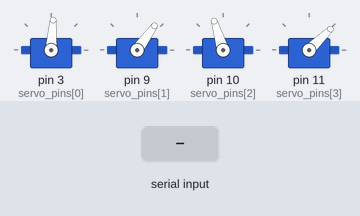
This sketch was run on a simulated Arduino Uno, built with avr-gcc and run on an emulated ATmega328P. Shown: 4 × servo. The test bench sets the inputs (shaded band). What the sketch prints to the serial monitor is not drawn.

Above: at 1.2 s.
1.3 s: "1 90\n" received over Serial
At 1.84 s:
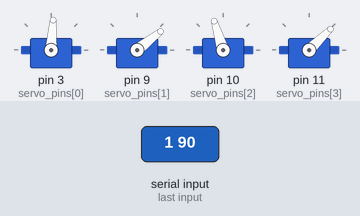
At 4.0 s:
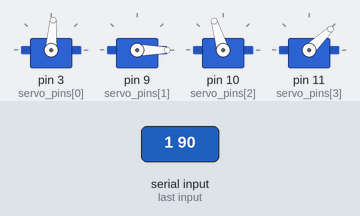
4.3 s: "90 45\n" received over Serial
Timing chart, 0 to 7.3 s (numbered marks = the images above; inputs shaded):
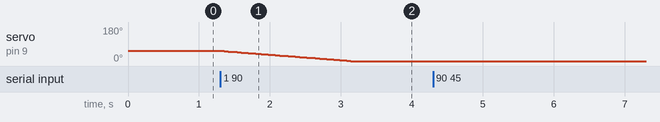

The sketch:

Tkinter_interface_arduino_code.ino
```cpp
#include <Servo.h>

// Define the servos
Servo body;
Servo shoulder;
Servo elbow;
Servo gripper;

// Servo pins
const int servo_pins[] = {3, 9, 10, 11}; // Pins for body, shoulder, elbow, and gripper
int curr_pos[] = {1430, 1100, 1650, 1000};  // Initial positions

// Initialize variables for serial input
String inputString = "";
bool stringComplete = false;

void setup() {
  // Initialize the serial communication
  Serial.begin(9600);

  // Attach servos
  body.attach(servo_pins[0]);
  shoulder.attach(servo_pins[1]);
  elbow.attach(servo_pins[2]);
  gripper.attach(servo_pins[3]);

  // Set initial positions
  body.writeMicroseconds(curr_pos[0]);
  shoulder.writeMicroseconds(curr_pos[1]);
  elbow.writeMicroseconds(curr_pos[2]);
  gripper.writeMicroseconds(curr_pos[3]);

  // Clear the input string
  inputString.reserve(200);
}

// Function to move the body servo incrementally
void servo_body(int new_pos) {
  int diff, steps, now, CurrPwm, NewPwm, delta = 6;
  now = curr_pos[0];
  CurrPwm = now;
  NewPwm = new_pos;

  // Determine the direction of movement
  diff = (NewPwm - CurrPwm) / abs(NewPwm - CurrPwm); // +1 if NewPwm > CurrPwm, -1 otherwise
  steps = abs(NewPwm - CurrPwm);

  delay(10);
  for (int i = 0; i < steps; i += delta) {
    now = now + delta * diff;
    body.writeMicroseconds(now);
    delay(20);
  }
  curr_pos[0] = now;
  delay(10);
}

// Function to move the shoulder servo incrementally
void servo_shoulder(int new_pos) {
  int diff, steps, now, CurrPwm, NewPwm, delta = 6;
  now = curr_pos[1];
  CurrPwm = now;
  NewPwm = new_pos;

  // Determine the direction of movement
  diff = (NewPwm - CurrPwm) / abs(NewPwm - CurrPwm); // +1 if NewPwm > CurrPwm, -1 otherwise
  steps = abs(NewPwm - CurrPwm);

  delay(10);
  for (int i = 0; i < steps; i += delta) {
    now = now + delta * diff;
    shoulder.writeMicroseconds(now);
    delay(20);
  }
  curr_pos[1] = now;
  delay(10);
}

// Function to move the elbow servo incrementally
void servo_elbow(int new_pos) {
  int diff, steps, now, CurrPwm, NewPwm, delta = 6;
  now = curr_pos[2];
  CurrPwm = now;
  NewPwm = new_pos;

  // Determine the direction of movement
  diff = (NewPwm - CurrPwm) / abs(NewPwm - CurrPwm); // +1 if NewPwm > CurrPwm, -1 otherwise
  steps = abs(NewPwm - CurrPwm);

  delay(10);
  for (int i = 0; i < steps; i += delta) {
    now = now + delta * diff;
    elbow.writeMicroseconds(now);
    delay(20);
  }
  curr_pos[2] = now;
  delay(10);
}

// Function to move the gripper incrementally
void servo_gripper_ex(int new_pos) {
  int diff, steps, now, CurrPwm, NewPwm, delta = 6;
  now = curr_pos[3];
  CurrPwm = now;
  NewPwm = new_pos;

  // Determine the direction of movement
  diff = (NewPwm - CurrPwm) / abs(NewPwm - CurrPwm); // +1 if NewPwm > CurrPwm, -1 otherwise
  steps = abs(NewPwm - CurrPwm);

  delay(10);
  for (int i = 0; i < steps; i += delta) {
    now = now + delta * diff;
    gripper.writeMicroseconds(now);
    delay(20);
  }
  curr_pos[3] = now;
  delay(10);
}

// Function to parse and process serial commands
void processInput() {
  if (stringComplete) {
    // Split the input string into servo index and value
    int spaceIndex = inputString.indexOf(' ');
    if (spaceIndex > 0) {
      int servoIndex = inputString.substring(0, spaceIndex).toInt();
      int servoValue = inputString.substring(spaceIndex + 1).toInt();

      // Move the servo incrementally based on the index
      switch (servoIndex) {
        case 0:
          servo_body(servoValue);
          break;
        case 1:
          servo_shoulder(servoValue);
          break;
        case 2:
          servo_elbow(servoValue);
          break;
        case 3:
          servo_gripper_ex(servoValue);
          break;
        default:
          Serial.println("Invalid servo index.");
      }

      Serial.print("Moving servo ");
      Serial.print(servoIndex);
      Serial.print(" to ");
      Serial.println(servoValue);
    }

    // Clear the input string and reset
    inputString = "";
    stringComplete = false;
  }
}

void loop() {
  // Listen for serial input
  if (Serial.available()) {
    char inChar = (char)Serial.read();
    if (inChar == '\n') {
      stringComplete = true;
    } else {
      inputString += inChar;
    }
  }

  // Process the input string when it's complete
  processInput();
}
```

Measured:
- after the input at 1.3 s, servo on pin 9 (servo_pins[1]): moves from 54° to 0° over 1.8 s, starting at once
- after the input at 4.3 s, every drawn part: stays the same
